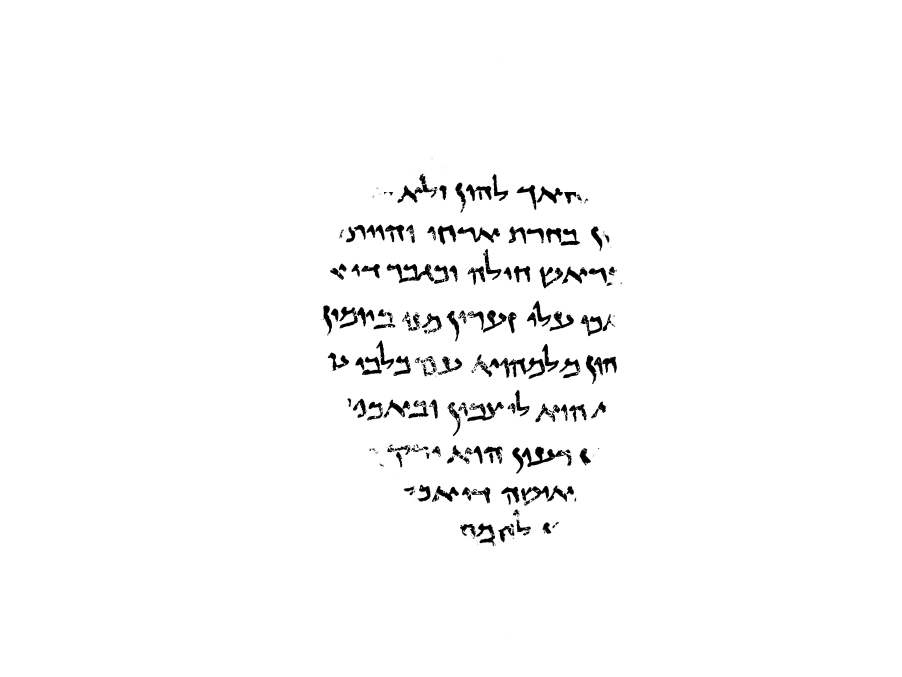
#> input picture test_images/P632-Fg002-R-C01-R01-binarized.jpg, 3608 x 2706 px, found by its file name (shown at 1/4 size)
$ python line_segment.py
#> lines starting #> are read from the running program, lines starting #| are printed output that depends on the picture
import cv2
import numpy as np
import matplotlib.pyplot as plt
from scipy.signal import find_peaks

# Load the binarized image
image = cv2.imread('D:\home\lucypher\Desktop\HandRec\Project\image-data\image-data\P632-Fg002-R-C01-R01-binarized.jpg', cv2.IMREAD_GRAYSCALE)
#> image is the input picture: shape (2706, 3608); min 0, max 255, mean 249.7

# Reduce the image vertically to create a vertical vector
vertical_vector = np.sum(image, axis=1)
#> vertical_vector = 2706 values, max 920040 at index 0, min 752358 at index 1448, mean 901004.9

# Plot the vertical vector as a histogram
plt.plot(vertical_vector)
plt.title('Vertical Vector')
plt.xlabel('Vertical Axis')
plt.ylabel('Sum')
plt.show()
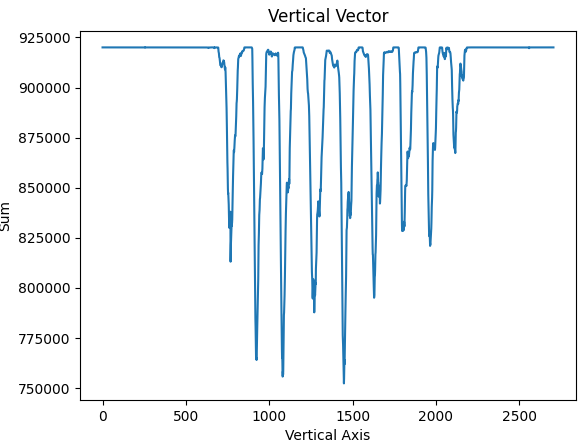
#> figure drawn by matplotlib, 1 panel; curve peaks at x = 0, y = 920040

# Find the peaks in the vertical vector
peaks, _ = find_peaks(vertical_vector, distance=50, prominence=50)
#> peaks = 24 values from 463 to 2307

# Extract lines based on peak indices
for i in range(len(peaks) - 1):
    line = image[peaks[i]:peaks[i+1], :]
    line_sum = np.sum(line)

    # Set a minimum threshold to filter out insignificant peaks
    threshold = 850000

    if line_sum>threshold:
        # Process the extracted line (e.g., save, display, or perform further operations)
        cv2.imshow(f'Line {i+1}', line)
        cv2.waitKey(0)
        cv2.destroyAllWindows()
#> this loop made 23 passes
#> line_sum on passes 1 to 12: 180325559, 60507903, 82953396, 49596954, 103130415, 55005093, 54651972, 61788437, 103611306, 45670667, 46593766, 55906641

$ run again, with test_images/P106-Fg002-R-C01-R01-binarized.jpg copied over test_images/P632-Fg002-R-C01-R01-binarized.jpg
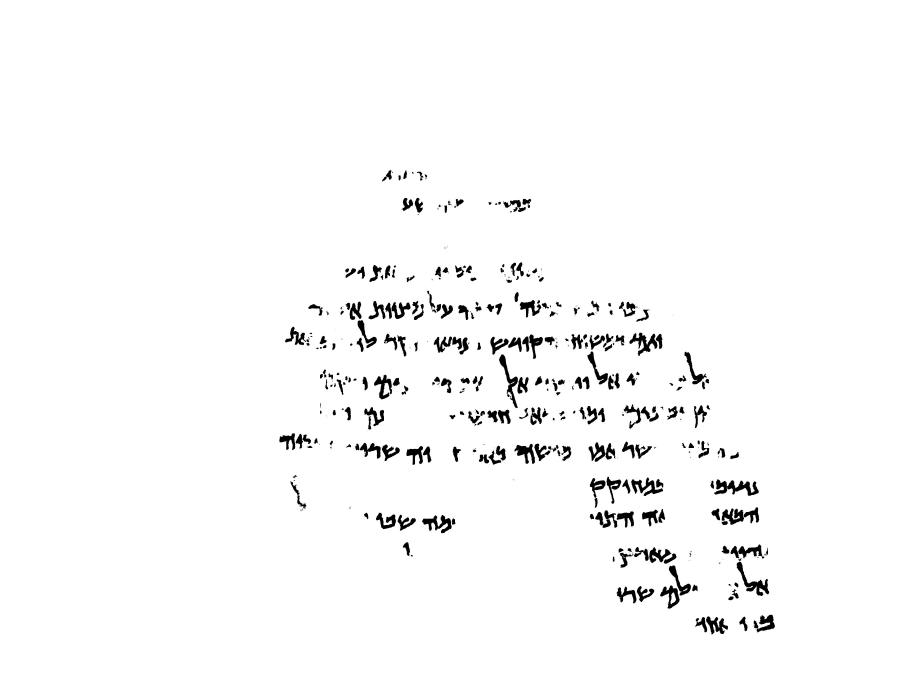
#> input picture test_images/P106-Fg002-R-C01-R01-binarized.jpg, 3608 x 2706 px, found by its file name (shown at 1/4 size)
#> image is the input picture: shape (2706, 3608); min 0, max 255, mean 248.9
#> vertical_vector = 2706 values, max 920040 at index 0, min 734985 at index 1361, mean 898143.5
#> `plt.show()`:
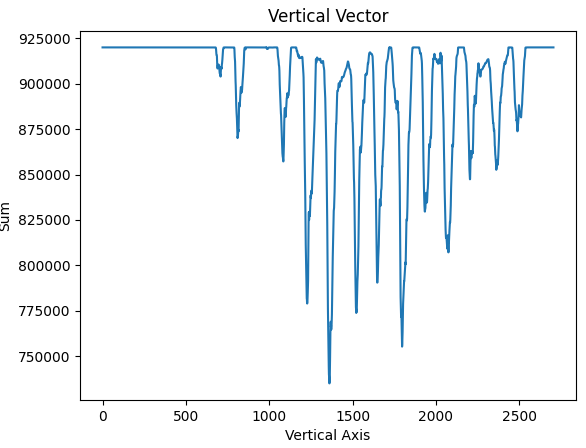
#> figure drawn by matplotlib, 1 panel; curve peaks at x = 0, y = 920040
#> peaks = 23 values from 753 to 2507
#> the loop `for i in range(len(peaks) - 1):` made 22 passes
#> line_sum on passes 1 to 8: 149337932, 111318407, 94209450, 49528262, 76839438, 112291274, 48850467, 63961252
#> pass 1, `line = image[peaks[i]:peaks[i+1], :]`:
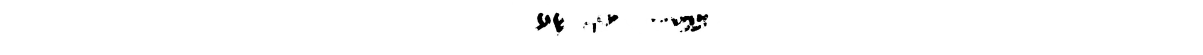
#> line: shape (164, 3608) (shown at 1/3 size); min 0, max 255, mean 252.4

$ run again, with test_images/P123-Fg001-R-C01-R01-binarized.jpg copied over test_images/P632-Fg002-R-C01-R01-binarized.jpg
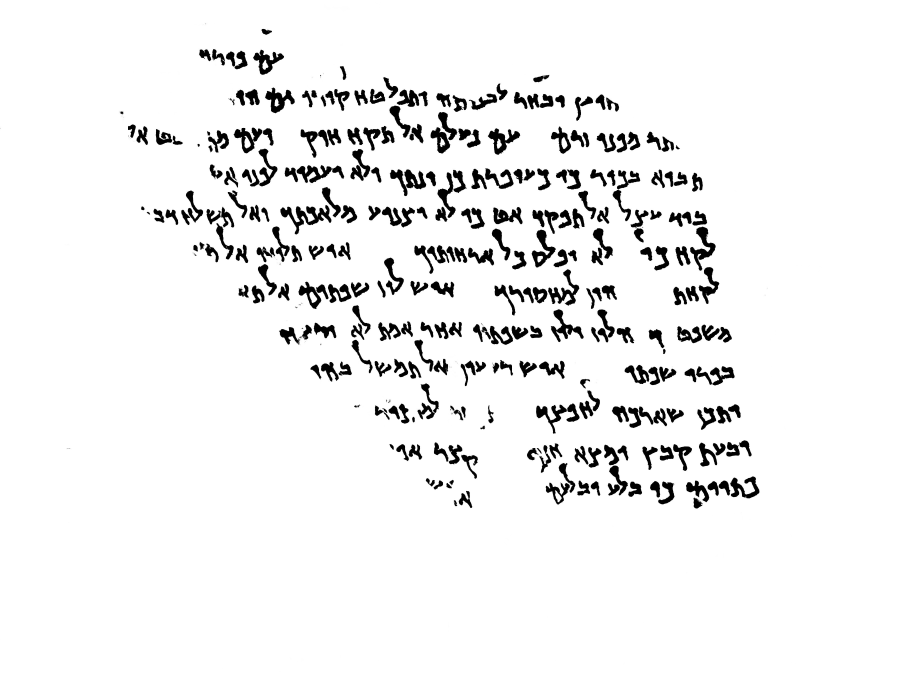
#> input picture test_images/P123-Fg001-R-C01-R01-binarized.jpg, 3608 x 2706 px, found by its file name (shown at 1/4 size)
#> image is the input picture: shape (2706, 3608); min 0, max 255, mean 240.2
#> vertical_vector = 2706 values, max 920040 at index 0, min 622296 at index 857, mean 866476.7
#> `plt.show()`:
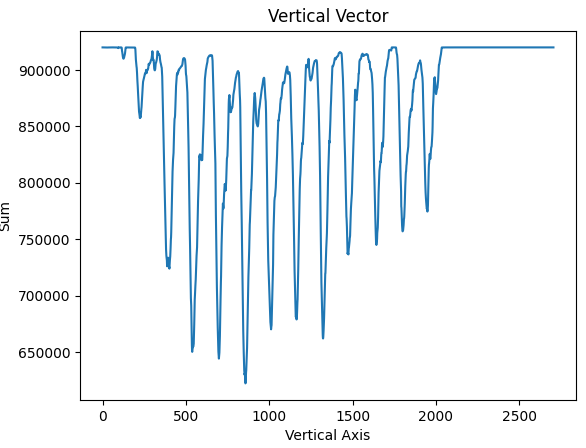
#> figure drawn by matplotlib, 1 panel; curve peaks at x = 0, y = 920040
#> peaks = 26 values from 82 to 2042
#> the loop `for i in range(len(peaks) - 1):` made 25 passes
#> line_sum on passes 1 to 8: 68849615, 62466696, 65271733, 81206116, 80305096, 74485911, 56900982, 88423281

$ run again, with test_images/P123-Fg002-R-C01-R01-binarized.jpg copied over test_images/P632-Fg002-R-C01-R01-binarized.jpg
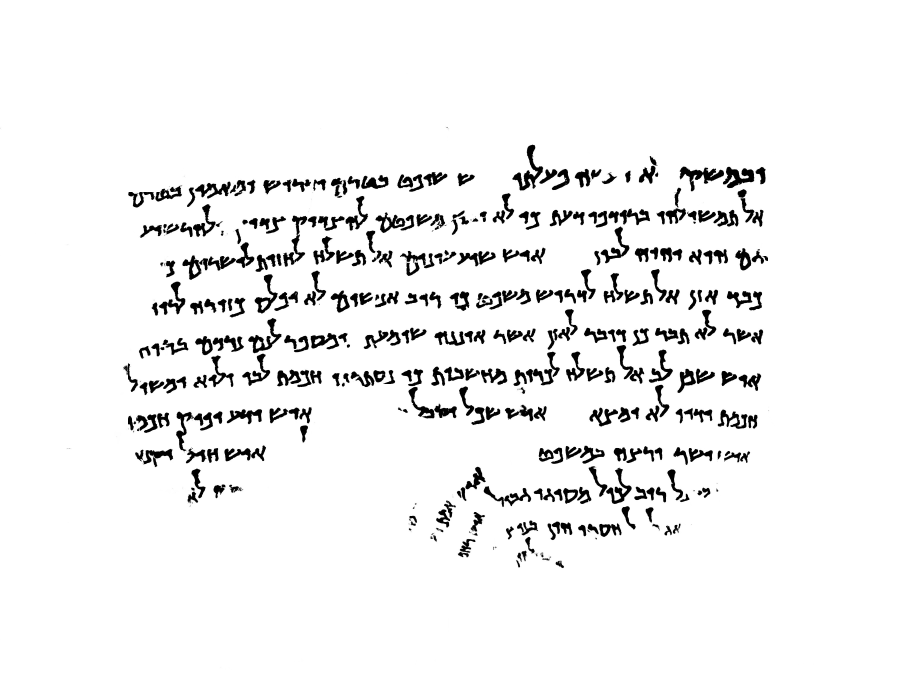
#> input picture test_images/P123-Fg002-R-C01-R01-binarized.jpg, 3608 x 2706 px, found by its file name (shown at 1/4 size)
#> image is the input picture: shape (2706, 3608); min 0, max 255, mean 240.8
#> vertical_vector = 2706 values, max 920040 at index 0, min 619662 at index 1494, mean 868735.2
#> `plt.show()`:
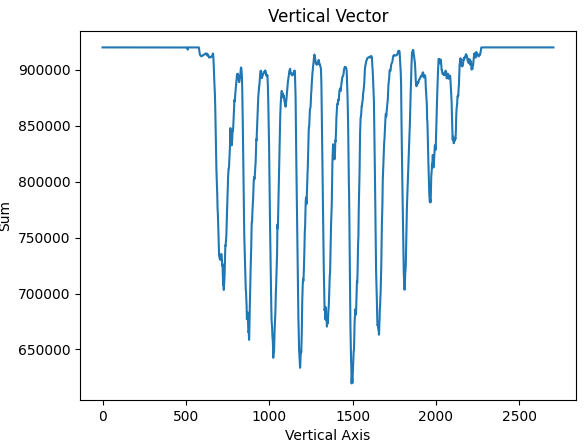
#> figure drawn by matplotlib, 1 panel; curve peaks at x = 0, y = 920040
#> peaks = 27 values from 533 to 2571
#> the loop `for i in range(len(peaks) - 1):` made 26 passes
#> line_sum on passes 1 to 8: 77946876, 81271922, 40989059, 56759258, 69159567, 46899146, 76858920, 44037515
